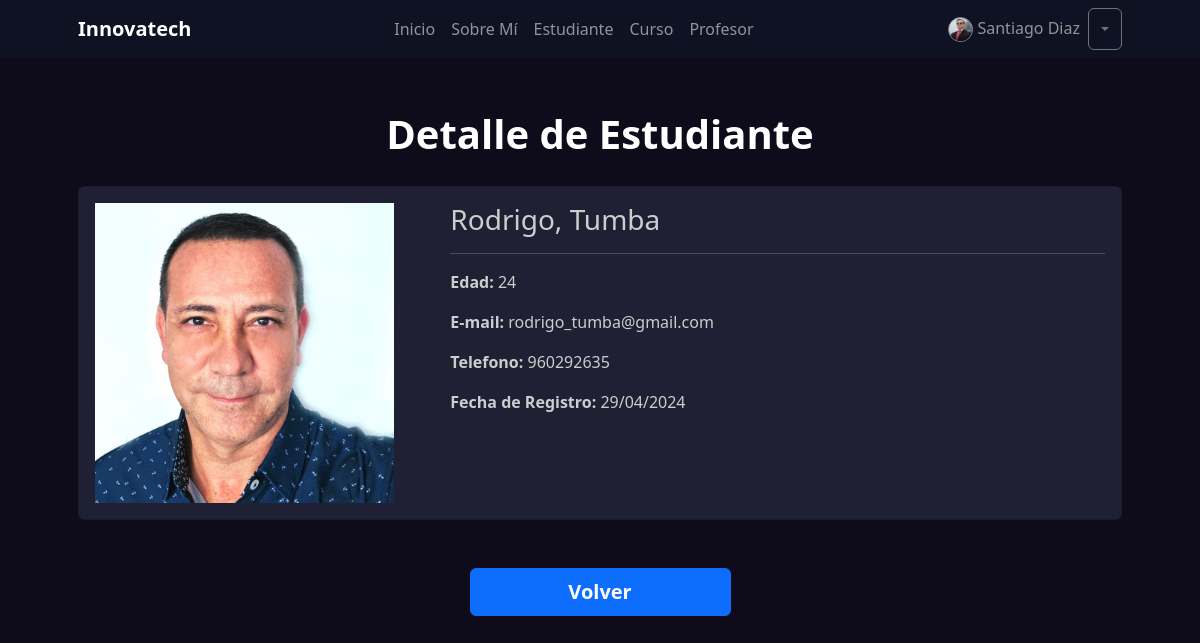
The page /estudiante/detail/1 (signed in) on the database its author committed.
### coordinador/models.py (models this page shows, shortened)
class Coordinador(models.Model):
    usuario = models.OneToOneField(
        User, on_delete=models.SET_NULL, null=True, related_name="coordinador")
    telefono = models.CharField(max_length=10)
    imagen = models.ImageField(
        upload_to='coordinadores', null=True, blank=True)

### estudiante/models.py (models this page shows, shortened)
class Estudiante(models.Model):
    nombre = models.CharField(max_length=50)
    apellido = models.CharField(max_length=50)
    edad = models.IntegerField()
    email = models.EmailField()
    telefono = models.CharField(max_length=10)
    fecha_registro = models.DateTimeField(auto_now_add=True)
    imagen = models.ImageField(upload_to='estudiantes', null=True, blank=True)
    class Meta:
        verbose_name = 'Estudiante'
        verbose_name_plural = 'Estudiantes'

### estudiante/views.py (the view)
# urls.py: path("detail/<int:pk>", views.EstudianteDetail.as_view(), name="detail"),
class EstudianteDetail(DetailView):
    model = models.Estudiante

### estudiante/templates/estudiante/estudiante_detail.html (shortened to what this page needs)
{% extends 'core/base.html' %}
{% block titulo %}Detalle de Estudiante{% endblock titulo %}
{% block contenido %}
    <div class="">
        {% include 'estudiante/components/card.html' with nombre=object.nombre apellido=object.apellido edad=object.edad email=object.email telefono=object.telefono fecha_registro=object.fecha_registro imagen=object.imagen%}
    </div>
    <div class="d-flex justify-content-center mt-5">
        <a href="{% url 'estudiante:list' %}" class="btn btn-primary w-25 fs-5 p-2 fw-bold">Volver</a>
    </div>
{% endblock contenido %}

### core/templates/core/components/navbar.html (shortened to what this page needs)
<nav class="navbar navbar-expand-lg navbar-dark bg-dark" style="background: #0e1d2c6e!important;">
    <div class="container px-5">
        <a class="navbar-brand" href="{% url 'core:home' %}"><b>Innovatech</b></a>
        <div class="collapse navbar-collapse justify-content-center " id="navbarSupportedContent">
            <ul class="navbar-nav mb-2 mb-lg-0">
                <li class="nav-item">
                    <a class="nav-link {% if  request.path == "/"%}active{% endif %}" aria-current="page" href="{% url 'core:home' %}">Inicio</a>
                </li>
                <li class="nav-item">
                    <a class="nav-link {% if  request.path == "/about/"%}active{% endif %}" aria-current="page" href="{% url 'core:about' %}">Sobre Mí</a>
                </li>
                {% if user.is_authenticated %}
                    <li class="nav-item">
                        <a class="nav-link {% if  request.path == '/estudiante/'%}active{% endif %}" href="{% url 'estudiante:home' %}">Estudiante</a>
                    </li>
                    <li class="nav-item">
                        <a class="nav-link {% if  request.path == '/curso/'%}active{% endif %}" href="{% url 'curso:home' %}">Curso</a>
                    </li>
                    <li class="nav-item">
                        <a class="nav-link {% if  request.path == '/profesor/'%}active{% endif %}" href="{% url 'profesor:home' %}">Profesor</a>
                    </li>
                {% endif %}
            </ul>
        </div>
        <div class="navbar-nav ml-auto">
            {% if user.is_authenticated %}
                <li class="nav-item">
                    <a class="nav-link">
                        {% if user.coordinador.imagen %}
                            <img src="{{user.coordinador.imagen.url}}"  style="width: 25px; border: 1px solid #929292"alt="Imagen de Perfil" class="rounded-circle">
                        {% else %}
                            <i class="bi bi-person-circle"></i>
                        {% endif %}
                        {% if user.first_name %}
                            {{ user.first_name }} {{ user.last_name }}
                        {% else %}
                            {{ user.username }}
                        {% endif %}
                    </a>
                </li>
                <div class="btn-group">
                    <button type="button" class="btn btn-outline-secondary dropdown-toggle" data-bs-toggle="dropdown" aria-expanded="false"></button>
                  </div>
            {% endif %}
        </div>
    </div>
</nav>

### estudiante/templates/estudiante/components/card.html
    <div class="card h-100 mt-4" style="background: #1F2034!important; color: #cecccc !important">
        <div class="row">
            <div class="col-md-4">
                <img
                    {% if imagen %}
                        src="{{ imagen.url }}"
                    {% else %}
                        src="https://salonlfc.com/wp-content/uploads/2018/01/image-not-found-1-scaled-1150x647.png"
                    {% endif %}
                    alt="Imagen de Usuario {{ nombre }}"
                    class="w-100 p-3"
                >
            </div>
            <div class="col-md-8">
                <div class="card-body">
                    <h3>{{ nombre }}, {{ apellido }}</h3>
                    <hr/>
                    <p class="card-text"><span class="fw-bold">Edad:</span> {{ edad }}</p>
                    <p class="card-text"><span class="fw-bold">E-mail: </span>{{ email }}</p>
                    <p class="card-text"><span class="fw-bold">Telefono: </span>{{ telefono }}</p>
                    <p class="card-text"><span class="fw-bold">Fecha de Registro: </span>{{ fecha_registro|date:"d/m/Y" }}</p>
                </div>
            </div>
        </div>
    </div>

### rows shown on the page
Estudiante: nombre "Rodrigo", apellido "Tumba", email "rodrigo_tumba@gmail.com", telefono "960292635", fecha_registro "29/04/2024"

### other values the page prints
{{ user.first_name }} "Santiago"
{{ user.last_name }} "Diaz"
{{ edad }} "24"
